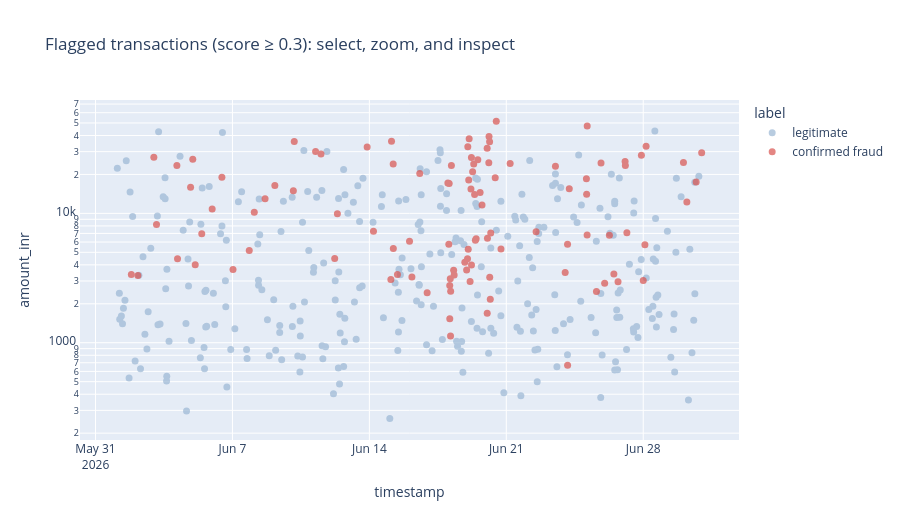
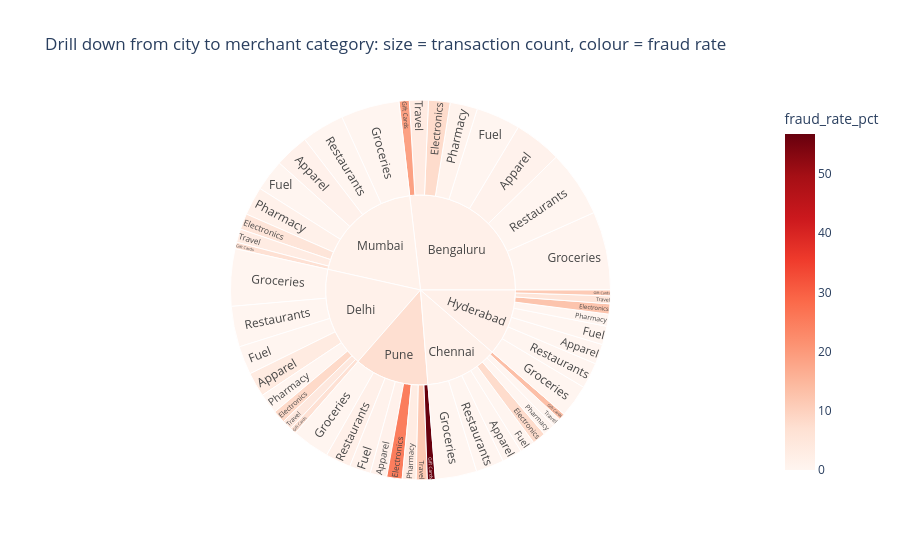

Here is the notebook cell these charts were saved with, in order:
### Markdown cell above
## Task 5 — An Interactive Tool for the Investigators (Request #5)

**Real-world usage:** Investigators triage flagged cases themselves with zoom, filter and hover-for-details.

**Why this technique:** **Details-on-demand / tooltips** (Slides 22–23), **dynamic queries** (Slide 15) and **drill-down**
(Slide 24) — Shneiderman's mantra as an actual tool.

**TODO:**
1. Interactive scatter (plotly) of all transactions with `detector_score >= 0.3`: x = timestamp, y = amount (log),
   colour = `label`, with a tooltip showing txn_id, customer, city, category, distance and score. Set `dragmode="select"`.
2. Interactive **sunburst** for drill-down: city → merchant category, sized by transaction count, coloured by fraud rate.

### Code cell
# TODO 1: interactive scatter with hover details and selection
flagged = tx.loc[tx["detector_score"] >= 0.3].copy()
fig = px.scatter(
    flagged, x="timestamp", y="amount_inr", color="label", log_y=True,
    color_discrete_map={"legitimate": "#9bb7d4", "confirmed fraud": "#D9534F"},
    hover_data={"txn_id": True, "customer_id": True, "city": True,
                "merchant_category": True, "distance_from_home_km": ":.1f",
                "detector_score": ":.3f", "timestamp": True},
    title="Flagged transactions (score ≥ 0.3): select, zoom, and inspect",
    height=520
)
fig.update_traces(marker_size=7, opacity=0.7)
fig.update_layout(dragmode="select")
fig.show()

# TODO 2: city → merchant category sunburst
agg = tx.groupby(["city", "merchant_category"]).agg(
    transactions=("txn_id", "size"), fraud=("is_fraud", "sum")
).reset_index()
agg["fraud_rate_pct"] = 100 * agg["fraud"] / agg["transactions"]
fig = px.sunburst(
    agg, path=["city", "merchant_category"], values="transactions",
    color="fraud_rate_pct", color_continuous_scale="Reds",
    hover_data={"fraud": True, "fraud_rate_pct": ":.1f"},
    title="Drill down from city to merchant category: size = transaction count, colour = fraud rate"
)
fig.show()

### Figure 1 — Plotly figure (JSON) as saved in the notebook; plotly's stock layout.template omitted (floating-point values rounded to 4 significant figures; data arrays with more than 128 entries replaced by an {"elided": "..."} marker saying what was removed)
{"data": [{"customdata": {"elided": "297x6 mixed values"}, "hovertemplate": "label=legitimate<br>timestamp=%{x}<br>amount_inr=%{y}<br>txn_id=%{customdata[0]}<br>customer_id=%{customdata[1]}<br>city=%{customdata[2]}<br>merchant_category=%{customdata[3]}<br>distance_from_home_km=%{customdata[4]:.1f}<br>detector_score=%{customdata[5]:.3f}<extra></extra>", "legendgroup": "legitimate", "marker": {"color": "#9bb7d4", "size": 7, "symbol": "circle"}, "mode": "markers", "name": "legitimate", "opacity": 0.7, "orientation": "v", "showlegend": true, "type": "scatter", "x": {"elided": "297 str values"}, "xaxis": "x", "y": {"elided": "297 float values"}, "yaxis": "y"}, {"customdata": {"elided": "104x6 mixed values"}, "hovertemplate": "label=confirmed fraud<br>timestamp=%{x}<br>amount_inr=%{y}<br>txn_id=%{customdata[0]}<br>customer_id=%{customdata[1]}<br>city=%{customdata[2]}<br>merchant_category=%{customdata[3]}<br>distance_from_home_km=%{customdata[4]:.1f}<br>detector_score=%{customdata[5]:.3f}<extra></extra>", "legendgroup": "confirmed fraud", "marker": {"color": "#D9534F", "size": 7, "symbol": "circle"}, "mode": "markers", "name": "confirmed fraud", "opacity": 0.7, "orientation": "v", "showlegend": true, "type": "scatter", "x": ["2026-06-01T19:58:00.000000", "2026-06-02T04:00:00.000000", "2026-06-02T23:35:00.000000", "2026-06-03T02:50:00.000000", "2026-06-04T03:50:00.000000", "2026-06-04T04:37:00.000000", "2026-06-04T20:39:00.000000", "2026-06-04T23:20:00.000000", "2026-06-05T02:20:00.000000", "2026-06-05T10:21:00.000000", "2026-06-05T23:08:00.000000", "2026-06-06T11:04:00.000000", "2026-06-07T00:43:00.000000", "2026-06-07T20:38:00.000000", "2026-06-08T02:48:00.000000", "2026-06-08T16:02:00.000000", "2026-06-09T04:02:00.000000", "2026-06-10T02:44:00.000000", "2026-06-10T03:50:00.000000", "2026-06-11T06:01:00.000000", "2026-06-11T12:38:00.000000", "2026-06-12T05:28:00.000000", "2026-06-12T08:46:00.000000", "2026-06-13T21:16:00.000000", "2026-06-14T05:02:00.000000", "2026-06-15T02:22:00.000000", "2026-06-15T03:10:00.000000", "2026-06-15T05:24:00.000000", "2026-06-15T05:14:00.000000", "2026-06-15T10:29:00.000000", "2026-06-16T01:16:00.000000", "2026-06-16T04:13:00.000000", "2026-06-16T13:50:00.000000", "2026-06-16T22:54:00.000000", "2026-06-18T00:19:00.000000", "2026-06-18T01:55:00.000000", "2026-06-18T01:28:00.000000", "2026-06-18T02:37:00.000000", "2026-06-18T02:40:00.000000", "2026-06-18T03:45:00.000000", "2026-06-18T03:16:00.000000", "2026-06-18T03:36:00.000000", "2026-06-18T04:39:00.000000", "2026-06-18T07:24:00.000000", "2026-06-18T08:02:00.000000", "2026-06-18T21:07:00.000000", "2026-06-18T23:20:00.000000", "2026-06-19T00:47:00.000000", "2026-06-19T00:25:00.000000", "2026-06-19T01:53:00.000000", "2026-06-19T01:19:00.000000", "2026-06-19T02:26:00.000000", "2026-06-19T03:35:00.000000", "2026-06-19T04:38:00.000000", "2026-06-19T05:17:00.000000", "2026-06-19T05:13:00.000000", "2026-06-19T06:41:00.000000", "2026-06-19T08:02:00.000000", "2026-06-19T09:08:00.000000", "2026-06-19T10:04:00.000000", "2026-06-19T11:01:00.000000", "2026-06-19T13:04:00.000000", "2026-06-19T15:52:00.000000", "2026-06-19T18:14:00.000000", "2026-06-20T00:35:00.000000", "2026-06-20T00:32:00.000000", "2026-06-20T00:53:00.000000", "2026-06-20T02:33:00.000000", "2026-06-20T02:49:00.000000", "2026-06-20T03:41:00.000000", "2026-06-20T03:32:00.000000", "2026-06-20T04:21:00.000000", "2026-06-20T04:55:00.000000", "2026-06-20T10:24:00.000000", "2026-06-20T11:41:00.000000", "2026-06-20T17:29:00.000000", "2026-06-21T04:44:00.000000", "2026-06-22T12:34:00.000000", "2026-06-23T12:18:00.000000", "2026-06-24T00:14:00.000000", "2026-06-24T03:13:00.000000", "2026-06-24T03:09:00.000000", "2026-06-24T05:16:00.000000", "2026-06-25T02:18:00.000000", "2026-06-25T02:35:00.000000", "2026-06-25T03:16:00.000000", "2026-06-25T03:10:00.000000", "2026-06-25T14:37:00.000000", "2026-06-25T20:14:00.000000", "2026-06-26T00:41:00.000000", "2026-06-26T06:30:00.000000", "2026-06-26T11:59:00.000000", "2026-06-26T17:05:00.000000", "2026-06-27T01:45:00.000000", "2026-06-27T02:06:00.000000", "2026-06-27T03:57:00.000000", "2026-06-27T21:46:00.000000", "2026-06-28T00:02:00.000000", "2026-06-28T02:05:00.000000", "2026-06-28T03:32:00.000000", "2026-06-30T01:21:00.000000", "2026-06-30T05:32:00.000000", "2026-06-30T16:57:00.000000", "2026-06-30T23:43:00.000000"], "xaxis": "x", "y": [3369.0, 3309.0, 27170.0, 8198.0, 23460.0, 4462.0, 15920.0, 26220.0, 4015.0, 6960.0, 10830.0, 19060.0, 3682.0, 5160.0, 10220.0, 12970.0, 16400.0, 14980.0, 35900.0, 30060.0, 28720.0, 4474.0, 9949.0, 32550.0, 7277.0, 3087.0, 36030.0, 5347.0, 24060.0, 3368.0, 6090.0, 3227.0, 20360.0, 2430.0, 17180.0, 17050.0, 5772.0, 2771.0, 1535.0, 2505.0, 3126.0, 1126.0, 23420.0, 3630.0, 3339.0, 4182.0, 3649.0, 32690.0, 4465.0, 18120.0, 5278.0, 37680.0, 2976.0, 15420.0, 3996.0, 27060.0, 20980.0, 24100.0, 14010.0, 6209.0, 6379.0, 26010.0, 14520.0, 11610.0, 1689.0, 31880.0, 6432.0, 24600.0, 39340.0, 3214.0, 35840.0, 2172.0, 7066.0, 18840.0, 51420.0, 5302.0, 24350.0, 7206.0, 23100.0, 3488.0, 669.0, 5780.0, 15530.0, 18560.0, 14060.0, 47260.0, 6795.0, 2487.0, 24490.0, 2877.0, 6783.0, 3393.0, 2957.0, 25150.0, 23470.0, 7094.0, 28090.0, 3029.0, 5717.0, 33020.0, 24690.0, 12260.0, 17500.0, 29450.0], "yaxis": "y"}], "layout": {"dragmode": "select", "height": 520, "legend": {"title": {"text": "label"}, "tracegroupgap": 0}, "title": {"text": "Flagged transactions (score ≥ 0.3): select, zoom, and inspect"}, "xaxis": {"anchor": "y", "domain": [0, 1], "title": {"text": "timestamp"}}, "yaxis": {"anchor": "x", "domain": [0, 1], "title": {"text": "amount_inr"}, "type": "log"}}}

### Figure 2 — Plotly figure (JSON) as saved in the notebook; plotly's stock layout.template omitted (floating-point values rounded to 4 significant figures)
{"data": [{"branchvalues": "total", "customdata": [["2", 0.8929], ["8", 7.921], ["0", 0], ["9", 18.75], ["1", 0.271], ["1", 0.7752], ["0", 0], ["3", 3.371], ["0", 0], ["5", 7.937], ["0", 0], ["4", 13.33], ["0", 0], ["0", 0], ["0", 0], ["0", 0], ["4", 3.478], ["5", 8.333], ["0", 0], ["2", 6.667], ["0", 0], ["0", 0], ["0", 0], ["2", 4.255], ["0", 0], ["6", 12.5], ["0", 0], ["3", 11.11], ["0", 0], ["0", 0], ["0", 0], ["2", 5.405], ["2", 1.242], ["4", 5.333], ["0", 0], ["2", 6.667], ["0", 0], ["2", 1.493], ["0", 0], ["2", 3.175], ["1", 1.282], ["18", 25], ["1", 1], ["21", 56.76], ["0", 0], ["2", 3.077], ["2", 1.681], ["6", 11.54], ["(?)", 1.622], ["(?)", 1.316], ["(?)", 1.38], ["(?)", 1.754], ["(?)", 1.104], ["(?)", 7.286]], "domain": {"x": [0, 1], "y": [0, 1]}, "hovertemplate": "labels=%{label}<br>transactions=%{value}<br>parent=%{parent}<br>id=%{id}<br>fraud=%{customdata[0]}<br>fraud_rate_pct=%{color:.1f}<extra></extra>", "ids": ["Bengaluru/Apparel", "Bengaluru/Electronics", "Bengaluru/Fuel", "Bengaluru/Gift Cards", "Bengaluru/Groceries", "Bengaluru/Pharmacy", "Bengaluru/Restaurants", "Bengaluru/Travel", "Chennai/Apparel", "Chennai/Electronics", "Chennai/Fuel", "Chennai/Gift Cards", "Chennai/Groceries", "Chennai/Pharmacy", "Chennai/Restaurants", "Chennai/Travel", "Delhi/Apparel", "Delhi/Electronics", "Delhi/Fuel", "Delhi/Gift Cards", "Delhi/Groceries", "Delhi/Pharmacy", "Delhi/Restaurants", "Delhi/Travel", "Hyderabad/Apparel", "Hyderabad/Electronics", "Hyderabad/Fuel", "Hyderabad/Gift Cards", "Hyderabad/Groceries", "Hyderabad/Pharmacy", "Hyderabad/Restaurants", "Hyderabad/Travel", "Mumbai/Apparel", "Mumbai/Electronics", "Mumbai/Fuel", "Mumbai/Gift Cards", "Mumbai/Groceries", "Mumbai/Pharmacy", "Mumbai/Restaurants", "Mumbai/Travel", "Pune/Apparel", "Pune/Electronics", "Pune/Fuel", "Pune/Gift Cards", "Pune/Groceries", "Pune/Pharmacy", "Pune/Restaurants", "Pune/Travel", "Bengaluru", "Chennai", "Delhi", "Hyderabad", "Mumbai", "Pune"], "labels": ["Apparel", "Electronics", "Fuel", "Gift Cards", "Groceries", "Pharmacy", "Restaurants", "Travel", "Apparel", "Electronics", "Fuel", "Gift Cards", "Groceries", "Pharmacy", "Restaurants", "Travel", "Apparel", "Electronics", "Fuel", "Gift Cards", "Groceries", "Pharmacy", "Restaurants", "Travel", "Apparel", "Electronics", "Fuel", "Gift Cards", "Groceries", "Pharmacy", "Restaurants", "Travel", "Apparel", "Electronics", "Fuel", "Gift Cards", "Groceries", "Pharmacy", "Restaurants", "Travel", "Apparel", "Electronics", "Fuel", "Gift Cards", "Groceries", "Pharmacy", "Restaurants", "Travel", "Bengaluru", "Chennai", "Delhi", "Hyderabad", "Mumbai", "Pune"], "marker": {"coloraxis": "coloraxis", "colors": [0.8929, 7.921, 0.0, 18.75, 0.271, 0.7752, 0.0, 3.371, 0.0, 7.937, 0.0, 13.33, 0.0, 0.0, 0.0, 0.0, 3.478, 8.333, 0.0, 6.667, 0.0, 0.0, 0.0, 4.255, 0.0, 12.5, 0.0, 11.11, 0.0, 0.0, 0.0, 5.405, 1.242, 5.333, 0.0, 6.667, 0.0, 1.493, 0.0, 3.175, 1.282, 25.0, 1.0, 56.76, 0.0, 3.077, 1.681, 11.54, 1.622, 1.316, 1.38, 1.754, 1.104, 7.286]}, "name": "", "parents": ["Bengaluru", "Bengaluru", "Bengaluru", "Bengaluru", "Bengaluru", "Bengaluru", "Bengaluru", "Bengaluru", "Chennai", "Chennai", "Chennai", "Chennai", "Chennai", "Chennai", "Chennai", "Chennai", "Delhi", "Delhi", "Delhi", "Delhi", "Delhi", "Delhi", "Delhi", "Delhi", "Hyderabad", "Hyderabad", "Hyderabad", "Hyderabad", "Hyderabad", "Hyderabad", "Hyderabad", "Hyderabad", "Mumbai", "Mumbai", "Mumbai", "Mumbai", "Mumbai", "Mumbai", "Mumbai", "Mumbai", "Pune", "Pune", "Pune", "Pune", "Pune", "Pune", "Pune", "Pune", "", "", "", "", "", ""], "type": "sunburst", "values": [224.0, 101.0, 208.0, 48.0, 369.0, 129.0, 312.0, 89.0, 95.0, 63.0, 71.0, 30.0, 195.0, 57.0, 131.0, 42.0, 115.0, 60.0, 134.0, 30.0, 269.0, 96.0, 191.0, 47.0, 94.0, 48.0, 87.0, 27.0, 155.0, 57.0, 122.0, 37.0, 161.0, 75.0, 148.0, 30.0, 275.0, 134.0, 201.0, 63.0, 78.0, 72.0, 100.0, 37.0, 177.0, 65.0, 119.0, 52.0, 1480.0, 684.0, 942.0, 627.0, 1087.0, 700.0]}], "layout": {"coloraxis": {"autocolorscale": false, "colorbar": {"title": {"text": "fraud_rate_pct"}}, "colorscale": [[0, "rgb(255,245,240)"], [0.125, "rgb(254,224,210)"], [0.25, "rgb(252,187,161)"], [0.375, "rgb(252,146,114)"], [0.5, "rgb(251,106,74)"], [0.625, "rgb(239,59,44)"], [0.75, "rgb(203,24,29)"], [0.875, "rgb(165,15,21)"], [1, "rgb(103,0,13)"]]}, "legend": {"tracegroupgap": 0}, "title": {"text": "Drill down from city to merchant category: size = transaction count, colour = fraud rate"}}}
